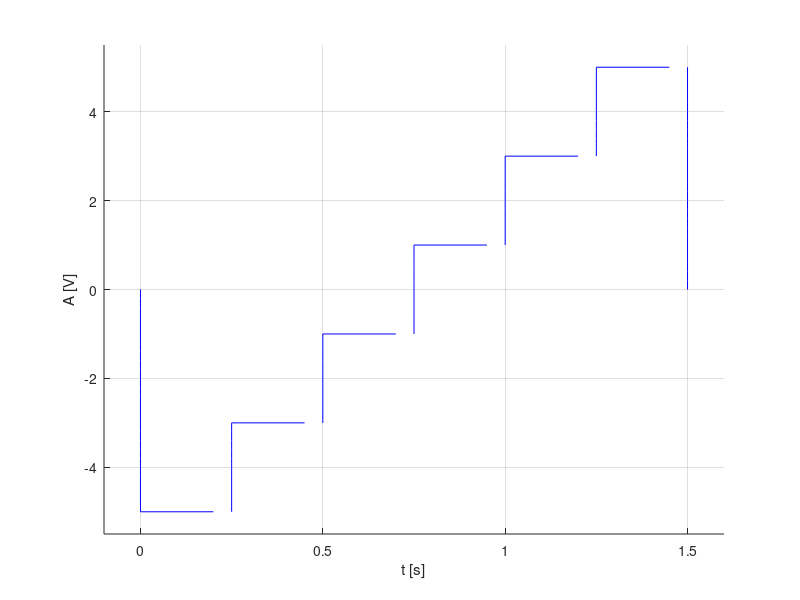

The MATLAB source for this figure:
%Se va genera un semnal cu rezolutie temporara de 2ms pentru un semnal continuu de tipul:
% Semnal dreptunghiular multinivel, aleator
% Durata fiecarui nivel: 0,25 s.
% Nivelurile {-5,-3,-1,1,3,5}

hold on
xlabel('t [s]'),ylabel('A [V]')
%c) nivelurile {-5,-3,-1,1,3,5}
%Rezolutia temporara de 2ms



%y variaza de la 0 la -5
y=0:-0.2:-5;
x=y*0;
plot(x,y,'b')
%nivel -5
x = 0: 0.2: 1/4;
y = -5+0*x;
plot(x, y, 'b'),grid

%x=1/4;y variaza de la -5 la -3
y=-5:0.2:-3;
x=y*0+1/4;
plot(x,y,'b')

%nivel -3
x = 1/4:0.2:1/2;
y=-3+0*x;
plot(x,y,'b')

%x=1/2; y variaza de la -3 la -1
y=-3:0.2:-1;
x=y*0+1/2;
plot(x,y,'b')

%nivel -1
x = 1/2:0.2:3/4;
y=-1+x*0;
plot(x,y,'b')

%x=3/4; y variaza de la -1 la 1
y=-1:0.2:1;
x=y*0+3/4;
plot(x,y,'b')

%nivel 1
x = 3/4:0.2:1;
y=1+x*0;
plot(x,y,'b')

%x=1; y variaza de la 1 la 3;
y=1:0.2:3;
x=y*0+1;
plot(x,y,'b')

%nivel 3
x = 1:0.2:5/4;
y=3+x*0;
plot(x,y,'b')

%x=5/4; y variaza de la 3 la 5
y=3:0.2:5;
x=y*0+5/4;
plot(x,y,'b')

%nivel 5
x = 5/4:0.2:6/4;
y=5+x*0;
plot(x,y,'b')

%x=6/4; y variaza de la 5 la 0
y=5:-0.2:0;
x=y*0+6/4;
plot(x,y,'b')

axis([-0.1 1.6 -5.5 5.5])


%


